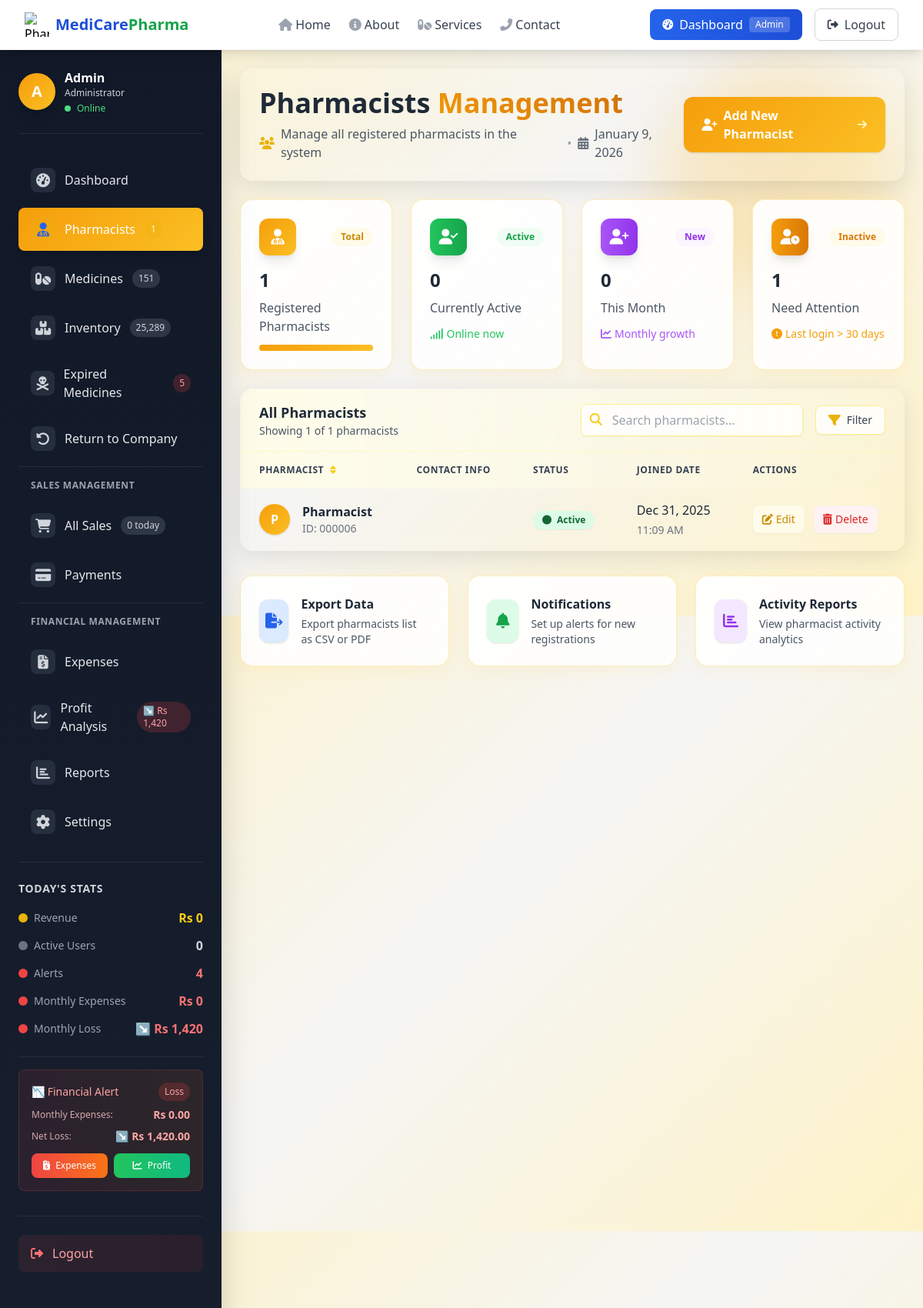
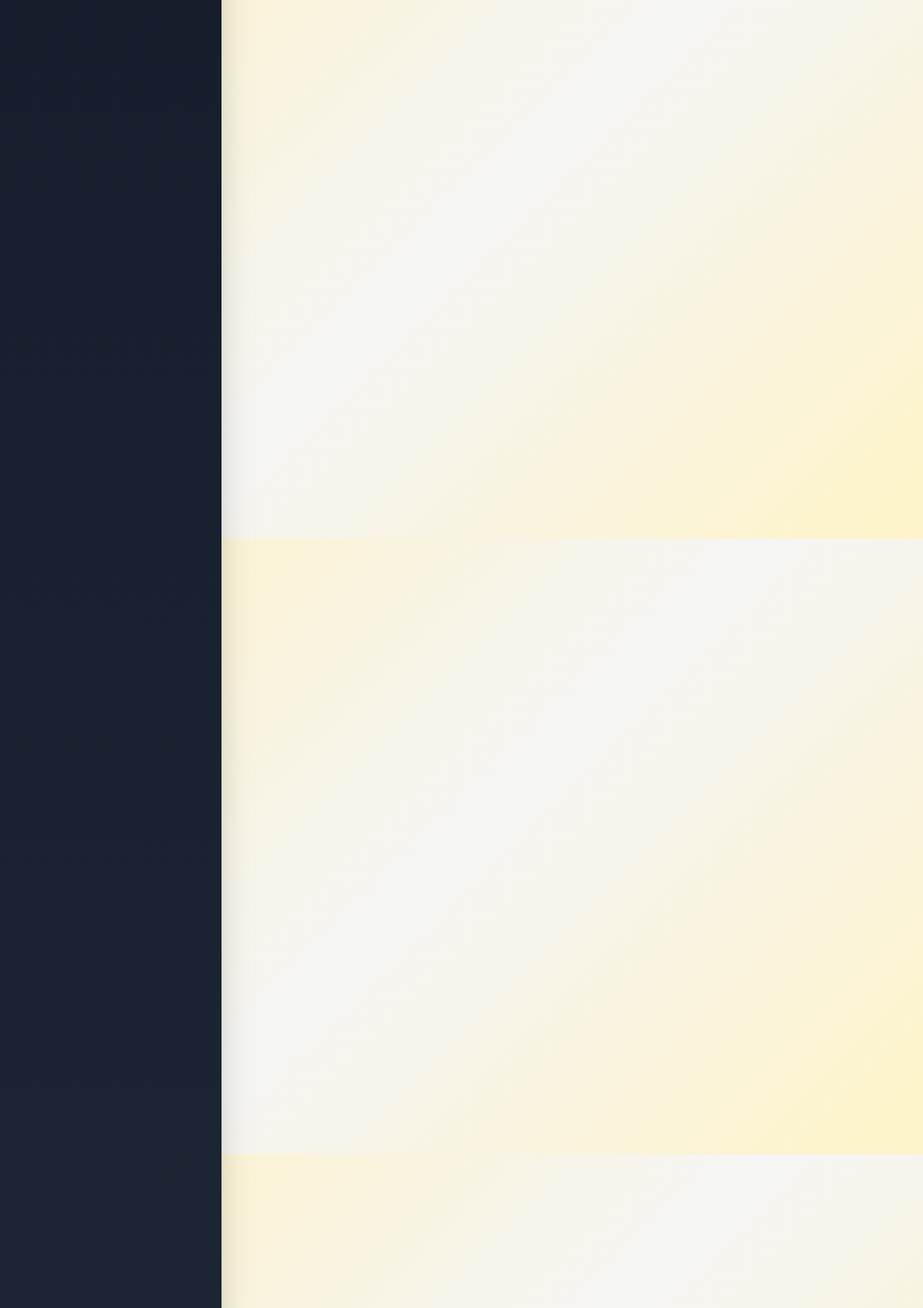
/admin/users.php (signed in, upper part), run on the app's committed database (2 pictures, top to bottom).
### tables this page shows
CREATE TABLE `users` (
  `id` int(11) NOT NULL,
  `name` varchar(100) NOT NULL,
  `username` varchar(50) NOT NULL,
  `password` varchar(255) NOT NULL,
  `role` enum('admin','pharmacist') NOT NULL,
  `created_at` timestamp NOT NULL DEFAULT current_timestamp()
);

### admin/users.php (the view, shortened to what the rows shown need)
<?php
require_once "../config/db.php";
$page = isset($_GET['page']) ? max(1, intval($_GET['page'])) : 1;
$limit = 10;
$offset = ($page - 1) * $limit;
$result = mysqli_query($conn, "SELECT * FROM users WHERE role='pharmacist' ORDER BY created_at DESC LIMIT $limit OFFSET $offset");
?>
<!DOCTYPE html>
<html lang="en">
<head>
    <script src="https://cdn.tailwindcss.com"></script>
    <link rel="stylesheet" href="https://cdnjs.cloudflare.com/ajax/libs/font-awesome/6.4.0/css/all.min.css">
</head>
<body class="min-h-screen overflow-x-hidden">
    <?php include "../includes/navbar.php"; ?>
    <div class="flex">
        <main class="flex-1 overflow-hidden ">
            <div class="glass-card mx-6 mt-6 rounded-2xl p-6 animate-fade-in-up">
                <div class="flex flex-col lg:flex-row lg:items-center justify-between">
                    <div>
                        <h1 class="text-3xl lg:text-4xl font-bold text-gray-800 mb-2">
                            Pharmacists <span class="gradient-text">Management</span>
                        </h1>
                    </div>
                </div>
            </div>
            <div class="glass-card mx-6 rounded-2xl overflow-hidden animate-fade-in-up" style="animation-delay: 0.5s">
                <div class="overflow-x-auto custom-scrollbar">
                    <table class="w-full">
                        <thead>
                            <tr class="bg-gradient-to-r from-yellow-50 to-yellow-25">
                                <th class="px-6 py-4 text-left text-xs font-semibold text-gray-700 uppercase tracking-wider">
                                    <div class="flex items-center space-x-2">
                                        <span>Pharmacist</span>
                                        <i class="fas fa-sort text-yellow-400 cursor-pointer hover:text-yellow-600"></i>
                                    </div>
                                </th>
                                <th class="px-6 py-4 text-left text-xs font-semibold text-gray-700 uppercase tracking-wider">
                                    Contact Info
                                </th>
                                <th class="px-6 py-4 text-left text-xs font-semibold text-gray-700 uppercase tracking-wider">
                                    Status
                                </th>
                                <th class="px-6 py-4 text-left text-xs font-semibold text-gray-700 uppercase tracking-wider">
                                    Joined Date
                                </th>
                                <th class="px-6 py-4 text-left text-xs font-semibold text-gray-700 uppercase tracking-wider">
                                    Actions
                                </th>
                            </tr>
                        </thead>
                        <tbody class="divide-y divide-yellow-50">
                            <?php if (mysqli_num_rows($result) > 0): ?>
                                <?php while ($row = mysqli_fetch_assoc($result)): ?>
                                    <tr class="table-row hover:bg-yellow-25 transition-colors">
                                        <td class="px-6 py-4">
                                            <div class="flex items-center space-x-4">
                                                <div class="w-10 h-10 rounded-full gradient-yellow flex items-center justify-center text-white font-semibold shadow">
                                                    <?php echo strtoupper(substr($row['name'], 0, 1)); ?>
                                                </div>
                                                <div>
                                                    <h4 class="font-semibold text-gray-800"><?php echo htmlspecialchars($row['name']); ?></h4>
                                                    <p class="text-sm text-gray-500">ID: <?php echo str_pad($row['id'], 6, '0', STR_PAD_LEFT); ?></p>
                                                </div>
                                            </div>
                                        </td>
                                        <td class="px-6 py-4">
                                        </td>
                                        <td class="px-6 py-4">
                                            <div class="inline-flex items-center">
                                                <span class="px-3 py-1 rounded-full text-xs font-semibold bg-green-100 text-green-800 shadow-sm">
                                                    <i class="fas fa-circle text-xs mr-1"></i>
                                                    Active
                                                </span>
                                            </div>
                                        </td>
                                        <td class="px-6 py-4">
                                            <div class="space-y-1">
                                                <div class="text-gray-800 font-medium"><?php echo date('M j, Y', strtotime($row['created_at'])); ?></div>
                                                <div class="text-sm text-gray-500">
                                                    <?php echo date('h:i A', strtotime($row['created_at'])); ?>
                                                </div>
                                            </div>
                                        </td>
                                        <td class="px-6 py-4">
                                            <div class="flex items-center space-x-3">
                                                <a href="edit_user.php?id=<?php echo $row['id']; ?>"
                                                    class="inline-flex items-center space-x-1 px-3 py-2 bg-yellow-50 text-yellow-600 rounded-lg hover:bg-yellow-100 transition-colors group shadow-sm">
                                                    <i class="fas fa-edit text-sm group-hover:rotate-12 transition-transform"></i>
                                                    <span class="text-sm font-medium">Edit</span>
                                                </a>
                                                <button onclick="showDeleteModal(<?php echo $row['id']; ?>, '<?php echo addslashes($row['name']); ?>')"
                                                    class="inline-flex items-center space-x-1 px-3 py-2 bg-red-50 text-red-600 rounded-lg hover:bg-red-100 transition-colors group shadow-sm">
                                                    <i class="fas fa-trash-alt text-sm"></i>
                                                    <span class="text-sm font-medium">Delete</span>
                                                </button>
                                            </div>
                                        </td>
                                    </tr>
                                <?php endwhile; ?>
                            <?php endif; ?>
                        </tbody>
                    </table>
                </div>
            </div>
        </main>
    </div>
</body>
</html>

### data on the page
users: name "P", name "Pharmacist", id "000006", created_at "Dec 31, 2025", created_at "11:09 AM"

### other printed values
$name "Home"
$name "About"
$name "Services"
$name "Contact"
$userRole "Admin"
substr($_SESSION['name'], 0, 1) "A"
$_SESSION['name'] "Admin"
$pharmacists_count "1"
$medicines_count "151"
$stock_count "25,289"
$expired_count "5"
$sales_count "0"
abs($monthly_profit) "1,420"
$today_revenue "0"
$active_count "0"
